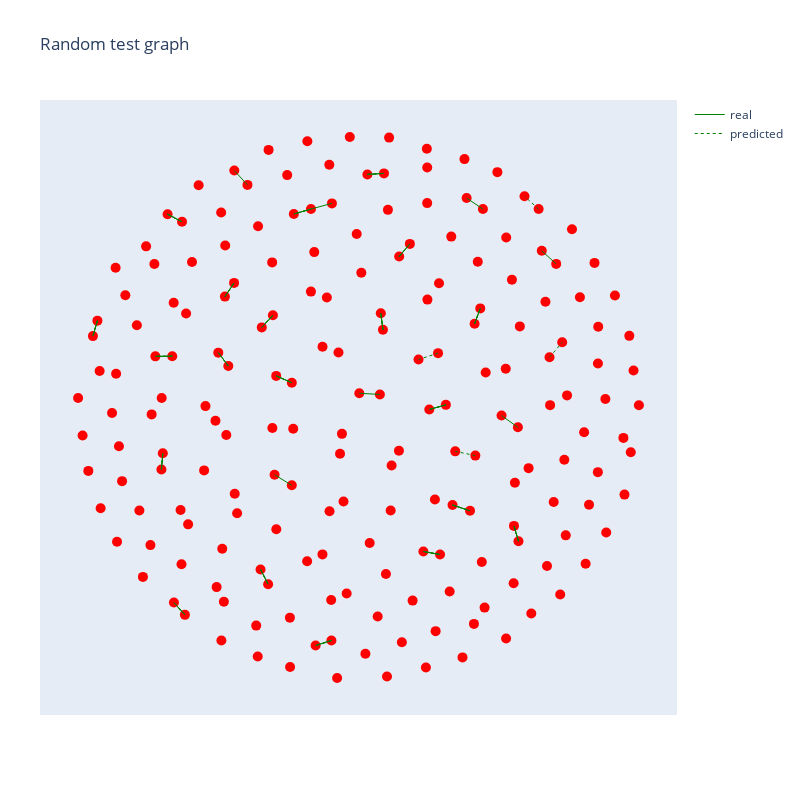

The code cell stored with this chart in its notebook:
### Code cell
a.show()

### Figure 1 — Plotly figure (JSON) as saved in the notebook; plotly's stock layout.template omitted (floating-point values rounded to 4 significant figures; data arrays with more than 128 entries replaced by an {"elided": "..."} marker saying what was removed)
{"data": [{"hoverinfo": "text", "marker": {"color": "red", "size": 10, "symbol": "circle"}, "mode": "markers", "showlegend": false, "text": {"elided": "195 str values"}, "type": "scatter", "x": {"elided": "195 float values"}, "y": {"elided": "195 float values"}}, {"hoverinfo": "none", "line": {"color": "green", "width": 1}, "mode": "lines", "name": "real", "showlegend": true, "type": "scatter", "x": {"elided": "141 float values"}, "y": {"elided": "141 float values"}}, {"hoverinfo": "none", "line": {"color": "green", "dash": "dot", "shape": "spline", "width": 1}, "mode": "lines", "name": "predicted", "showlegend": true, "type": "scatter", "x": {"elided": "132 float values"}, "y": {"elided": "132 float values"}}], "layout": {"autosize": false, "font": {"size": 12}, "height": 800, "hovermode": "closest", "margin": {"b": 85, "l": 40, "r": 40, "t": 100}, "showlegend": true, "title": {"text": "Random test graph"}, "width": 800, "xaxis": {"showgrid": false, "showticklabels": false, "zeroline": false}, "yaxis": {"showgrid": false, "showticklabels": false, "zeroline": false}}}
